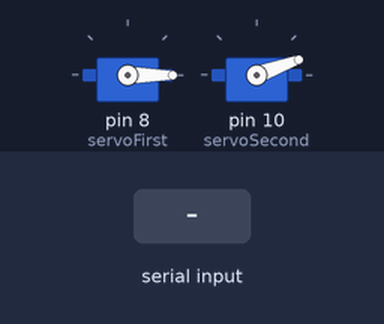
Bench run of a sketch on a simulated Arduino Uno, built with avr-gcc and run on an emulated ATmega328P. Shown: 2 × servo. The inputs (shaded band) are chosen by the test bench.

Above: at 1.2 s.
1.3 s: "1" received over Serial
At 1.65 s:
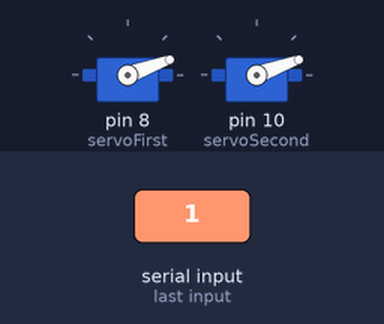
At 2.9 s:
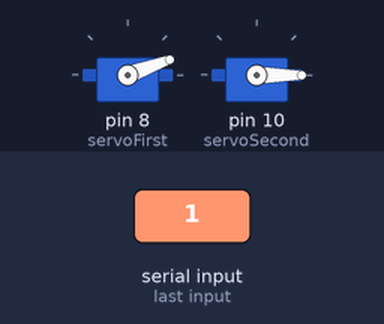
3.3 s: "2" received over Serial
At 4.6 s:
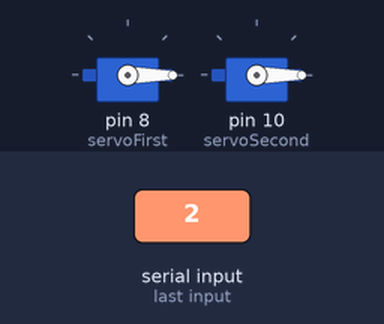
Timing chart, 0 to 6.3 s (numbered marks = the images above; inputs shaded):
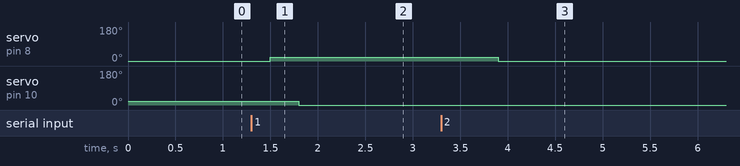

The sketch:

Walking_Servo_Control.ino
```cpp
#include<Servo.h>
Servo servoFirst;
Servo servoSecond;
int pos = 0;        //Position relaed variable
int val = 0;        //Value to be received on the serial port


//Main program setup
void setup() {
  Serial.begin(9600);
  servoFirst.attach(8);     //Attach on pin # 8 of arduino
  servoFirst.write(0);      //Initial position of first motor
  servoSecond.attach(10);      //Attach second motor on pin # 10 of arduino
  servoSecond.write(20);      //Initial position of second motor
}

//Function to make simple most steps
void MoveStep()
{
  servoFirst.write(50);
  delay(300);
  servoSecond.write(20);
  delay(300);
}


//Main running loop of program
void loop() {

  if (Serial.available())
  {
    val = Serial.read();      //Read the value and store in val
  }

  switch(val)
  {
      case '1':                 //Make a stroke with robotic arm from top left to bottom right in a good speed
        {
              servoFirst.write(20);      //Increase is CCW
              delay(300);
              servoSecond.write(0);     //DECREASE is CCW
              delay(300);
              servoFirst.write(20);     //Increase is CCW
              delay(300);
              servoSecond.write(0);     //DECREASE is CCW
          }
        break;

      case '2':               //Park the robot at 0
        {
          servoFirst.write(0);
          servoSecond.write(0);
          delay(500);
        }
        break;
  } //End of switch case

  delay(300);
}
```

Measured:
- after the input at 1.3 s, servo on pin 8 (servoFirst): 0° → 20° after 0.20 s; servo on pin 10 (servoSecond): 20° → 0° after 0.50 s
- after the input at 3.3 s, servo on pin 8 (servoFirst): 20° → 0° after 0.60 s
